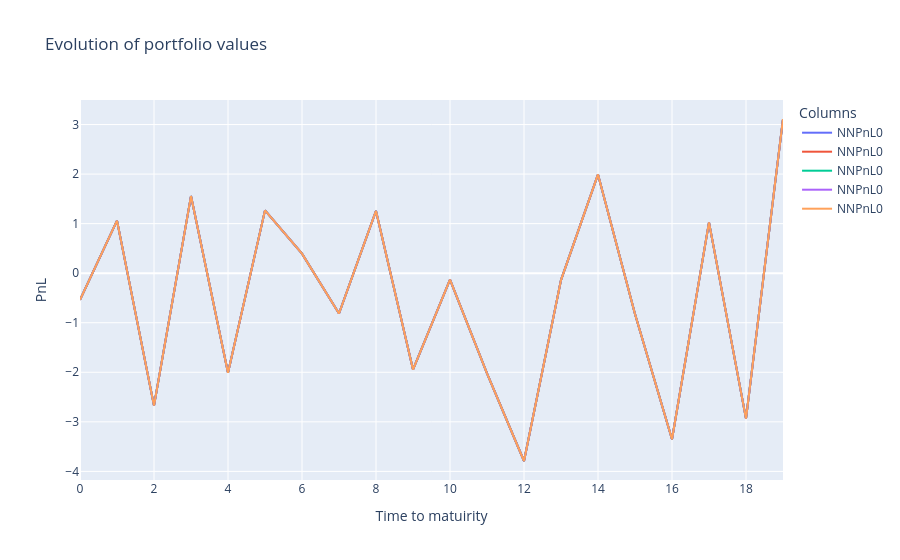

The code cell stored with this chart in its notebook:
### Code cell
fig = go.Figure()
# Add traces for each column
for column in rewards.columns[values]:
    fig.add_trace(go.Scatter(x=rewards.index, y=rewards[column], mode='lines', name=f"NNPnL{column}"))
    #fig.add_trace(go.Scatter(x=rewards_1.index, y=rewards_1[column], mode='lines', name=f"DeltaPnL{column}"))

# Update layout
fig.update_layout(
    title='Evolution of portfolio values',
    xaxis_title='Time to matuirity',
    yaxis_title='PnL',
    template='plotly',
    legend=dict(title='Columns'),
)

# Show the plot
fig.show()

### Figure 1 — Plotly figure (JSON) as saved in the notebook; plotly's stock layout.template omitted (floating-point values rounded to 4 significant figures)
{"data": [{"mode": "lines", "name": "NNPnL0", "type": "scatter", "x": [0, 1, 2, 3, 4, 5, 6, 7, 8, 9, 10, 11, 12, 13, 14, 15, 16, 17, 18, 19], "y": [-0.5359, 1.061, -2.674, 1.556, -2.01, 1.268, 0.3937, -0.8143, 1.256, -1.946, -0.1306, -2.021, -3.791, -0.1401, 1.993, -0.8249, -3.352, 1.026, -2.935, 3.112]}, {"mode": "lines", "name": "NNPnL0", "type": "scatter", "x": [0, 1, 2, 3, 4, 5, 6, 7, 8, 9, 10, 11, 12, 13, 14, 15, 16, 17, 18, 19], "y": [-0.5359, 1.061, -2.674, 1.556, -2.01, 1.268, 0.3937, -0.8143, 1.256, -1.946, -0.1306, -2.021, -3.791, -0.1401, 1.993, -0.8249, -3.352, 1.026, -2.935, 3.112]}, {"mode": "lines", "name": "NNPnL0", "type": "scatter", "x": [0, 1, 2, 3, 4, 5, 6, 7, 8, 9, 10, 11, 12, 13, 14, 15, 16, 17, 18, 19], "y": [-0.5359, 1.061, -2.674, 1.556, -2.01, 1.268, 0.3937, -0.8143, 1.256, -1.946, -0.1306, -2.021, -3.791, -0.1401, 1.993, -0.8249, -3.352, 1.026, -2.935, 3.112]}, {"mode": "lines", "name": "NNPnL0", "type": "scatter", "x": [0, 1, 2, 3, 4, 5, 6, 7, 8, 9, 10, 11, 12, 13, 14, 15, 16, 17, 18, 19], "y": [-0.5359, 1.061, -2.674, 1.556, -2.01, 1.268, 0.3937, -0.8143, 1.256, -1.946, -0.1306, -2.021, -3.791, -0.1401, 1.993, -0.8249, -3.352, 1.026, -2.935, 3.112]}, {"mode": "lines", "name": "NNPnL0", "type": "scatter", "x": [0, 1, 2, 3, 4, 5, 6, 7, 8, 9, 10, 11, 12, 13, 14, 15, 16, 17, 18, 19], "y": [-0.5359, 1.061, -2.674, 1.556, -2.01, 1.268, 0.3937, -0.8143, 1.256, -1.946, -0.1306, -2.021, -3.791, -0.1401, 1.993, -0.8249, -3.352, 1.026, -2.935, 3.112]}], "layout": {"legend": {"title": {"text": "Columns"}}, "title": {"text": "Evolution of portfolio values"}, "xaxis": {"title": {"text": "Time to matuirity"}}, "yaxis": {"title": {"text": "PnL"}}}}
